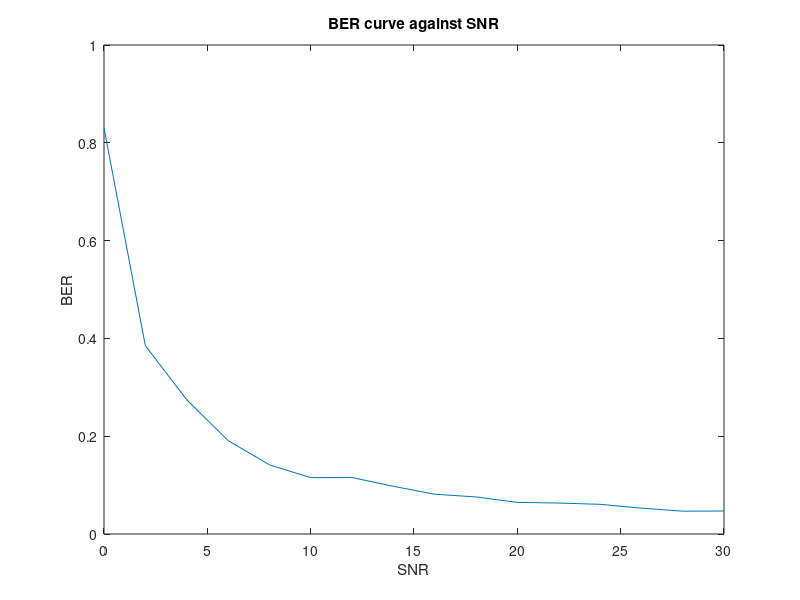

Write the MATLAB code that produced this figure.
% Part 2
close all;
clear all;
clc;
% number of signals
L = 100;%Number of channel paths
snr = 0:2:30; %Signal To Noise Ratio
BER = zeros(size(snr)); %Generate BER and initialize to Zeros
numError = zeros(size(snr));
% L rows & 1 col
% h is the channel effect
h = randn(L,1);%H holds path effect
h1 = zeros(L,L);%h1 is row L x column L will be used to hold path effect 
% making h1 matrix
index = 1;
%this loop to generate the h1 matrix which holds the channel path effect
for m = 1:L
    j = 1; 
    for k = index:-1:1
        h1(m,j) = h(k);
        j = j + 1;
    end
    index = index +1;
end
%Y=HX+N
invH = inv(h1);%Getting H inverse will be used in restoring X
BER_temp = [];
%This loop is used to iterate through each snr
%inside it an inner loop which is used to get a mean of BER
for i = 1 : length(snr) 
    for j = 1 : 20
        x = randi([0,1],L,1); %Generating random bits
        % multiply x and h
        xh = h1 * x;
        % add noise to x * h
        y = awgn(xh,snr(i),'measured');%measured 
        %is used to measure signal power and apply snr according to it
        % get the received x 
        xRec = invH * (y);
        % decide whether the RX sequence is 1 or 0 by comparing with threshold 0.5
        %xRecSeq = xRec > 0.5;
        %xRecSeq = xRecSeq./max(abs(xRecSeq));
        % calclate number of error and bit error rate for each SNR value
        %BPSK was mentioned in PDF
        %BPSK -1,1
        bpsk=[];
        for k=1:L
            if xRec(k)<=0
                bpsk(end+1)=-1;
            else
                bpsk(end+1)=1;
            end
        end
        numberOfChangedBits=0; %will hold the number of Changed Bits
        
        %xRecSeq = xRec > 0.5;
        %xRecSeq = xRecSeq./max(abs(xRecSeq));
        % calclate number of error and bit error rate for each SNR value
        for k = 1:L
            if bpsk(k) ~= x(k)
                numberOfChangedBits = numberOfChangedBits + 1;
            end
        end
        BER_temp = [BER_temp numberOfChangedBits]; %Concatenate numberOfChangedBits with BER_temp
    end
    BER_temp = BER_temp./(length(bpsk));
    BER(i) = mean(BER_temp);%setting new BER
end
plot(snr,BER); %Plotting with snr
xlabel('SNR');
ylabel('BER');
title('BER curve against SNR');